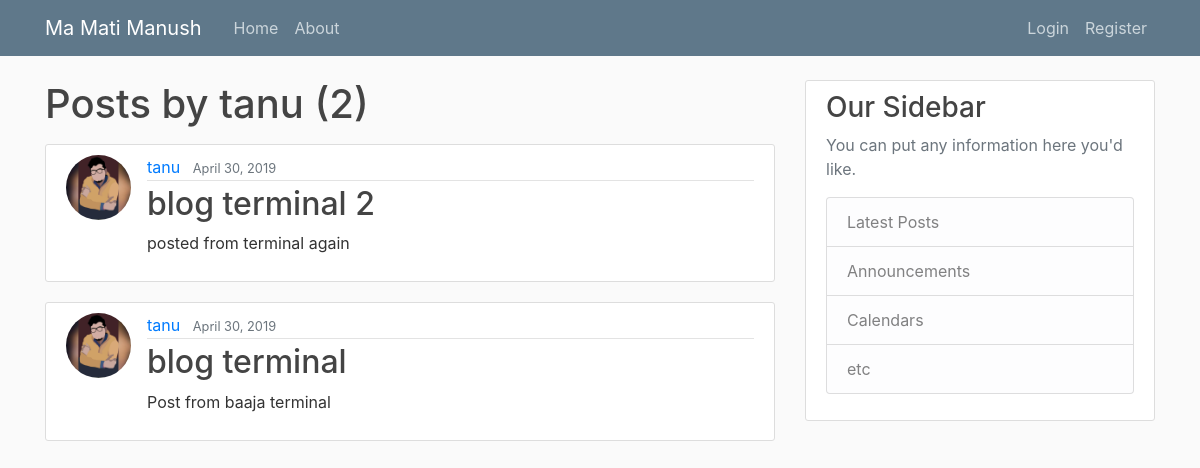
/user/tanu/, run on an earlier commit of the app's database.
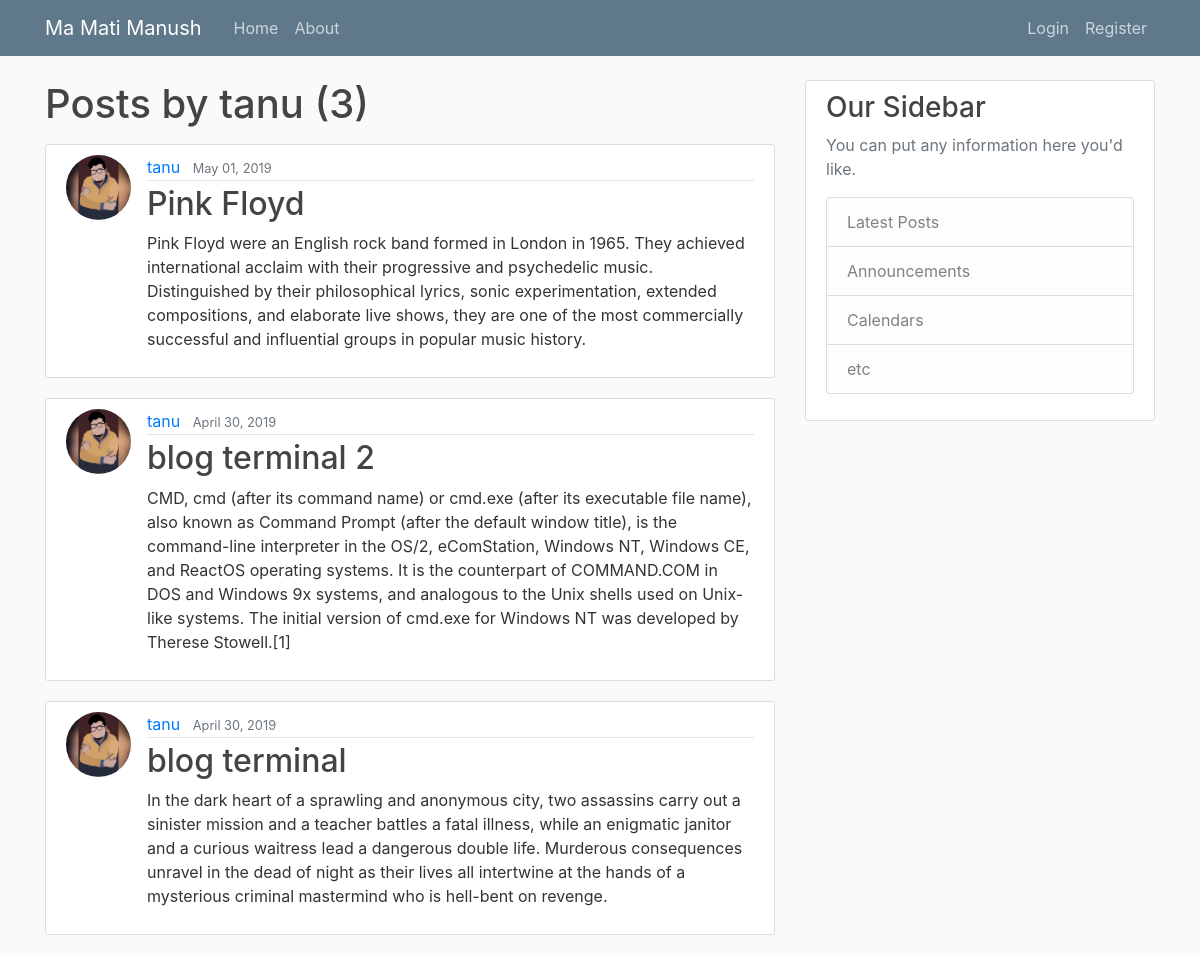
And on a later commit of the database.
### blog/models.py (models this page shows, shortened)
class Post(models.Model):
    title = models.CharField(max_length=100)
    content = models.TextField()
    date_posted = models.DateTimeField(default=timezone.now)
    author = models.ForeignKey(User, on_delete=models.CASCADE)

### users/models.py (models this page shows, shortened)
class Profile(models.Model) :
    user = models.OneToOneField(User, on_delete=models.CASCADE)
    image = models.ImageField(default='default.png', upload_to='profile_pics')

### blog/views.py (the view)
# urls.py: path('user/<str:username>/', UserPostListView.as_view(), name="user-posts"),
class UserPostListView(ListView):
    model = Post
    template_name = 'blog/user_post.html' #by default it looks for <app>/<model>_<view>.html
    context_object_name = 'posts'  # by default it is object
    paginate_by = 5
    def get_queryset(self):
        user = get_object_or_404(User, username=self.kwargs.get('username'))
        return Post.objects.filter(author=user).order_by('-date_posted')

### blog/templates/blog/user_post.html (shortened to what this page needs)
{% extends "blog/base.html" %}
{% block content %}
    <h1 class="mb-3">Posts by {{ view.kwargs.username }} ({{ page_obj.paginator.count }})</h1>
    {% for post in posts %}
        <article class="media content-section">
            <img class="rounded-circle article-img" src = "{{ post.author.profile.image.url }}">
            <div class="media-body">
                <div class="article-metadata">
                <a class="mr-2" href="{% url 'user-posts' post.author.username %}">{{ post.author }}</a>
                <small class="text-muted">{{ post.date_posted|date:"F d, Y" }}</small>
                </div>
                <h2><a class="article-title" href="{% url 'post-detail' post.id %}">{{ post.title }}</a></h2>
                <p class="article-content">{{ post.content }}</p>
            </div>
        </article>
    {% endfor %}
{% endblock content  %}

### blog/templates/blog/base.html (shortened to what this page needs)
{% load static %}
<!DOCTYPE html>
<html>
<head>
    <link rel="stylesheet" href="https://stackpath.bootstrapcdn.com/bootstrap/4.3.1/css/bootstrap.min.css">
    <link rel="stylesheet" type="text/css" href="{% static 'blog/main.css' %}">
</head>
<body>
    <header class="site-header">
        <nav class="navbar navbar-expand-md navbar-dark bg-steel fixed-top">
            <div class="container">
                <a class="navbar-brand mr-4" href="{% url 'blog-home' %}">Ma Mati Manush</a>
                <div class="collapse navbar-collapse" id="navbarToggle">
                    <div class="navbar-nav mr-auto">
                        <a class="nav-item nav-link" href=" {% url 'blog-home' %} ">Home</a>
                        <a class="nav-item nav-link" href=" {% url 'blog-about'  %} ">About</a>
                    </div>
                    <div class="navbar-nav">
                        {% if user.is_authenticated %}
                            <a class="nav-item nav-link" href="{%url 'post-create'%}">New Post</a>
                            <a class="nav-item nav-link" href="{%url 'profile'%}">Update Profile</a>
                            <a class="nav-item nav-link" href="{%url 'logout'%}">Logout</a>
                        {% else %}
                            <a class="nav-item nav-link" href="{%url 'login'%}">Login</a>
                            <a class="nav-item nav-link" href="{%url 'register'%}">Register</a>
                        {% endif %}
                    </div>
                </div>
            </div>
        </nav>
    </header>
        <main role="main" class="container">
            <div class="row">
                <div class="col-md-8">
                {% block content %}{% endblock %}
                </div>
                <div class="col-md-4">
                    <div class="content-section">
                        <h3>Our Sidebar</h3>
                        <p class='text-muted'>You can put any information here you'd like.
                        <ul class="list-group">
                            <li class="list-group-item list-group-item-light">Latest Posts</li>
                            <li class="list-group-item list-group-item-light">Announcements</li>
                            <li class="list-group-item list-group-item-light">Calendars</li>
                            <li class="list-group-item list-group-item-light">etc</li>
                        </ul>
                        </p>
                    </div>
                </div>
            </div>
    </main>
</body>
</html>

### blog/static/blog/main.css (style rules this page uses)
body { background: #fafafa; color: #333333; margin-top: 5rem; }
h1, h2, h3, h4, h5, h6 { color: #444444; }
ul { margin: 0; }
.bg-steel { background-color: #5f788a; }
.site-header .navbar-nav .nav-link { color: #cbd5db; }
.content-section { background: #ffffff; padding: 10px 20px; border: 1px solid #dddddd; border-radius: 3px; margin-bottom: 20px; }
.article-title { color: #444444; }
.article-content { white-space: pre-line; }
.article-img { height: 65px; width: 65px; margin-right: 16px; }
.article-metadata { padding-bottom: 1px; margin-bottom: 4px; border-bottom: 1px solid #e3e3e3 }

What changed in the data, as far as the page shows it:
added Post: author.profile.image (picture), author "tanu", date_posted "May 01, 2019", title "Pink Floyd", content "Pink Floyd were an English rock band formed in London in 1965. They achieved international acclaim with their progressive and psychedelic music. Distinguished by their philosophical lyrics, sonic experimentation, extended compositions, and elaborate live shows, they are one of the most commercially successful and influential groups in popular music history."
changed Post "blog terminal 2": content "posted from terminal again" → "CMD, cmd (after its command name) or cmd.exe (after its executable file name), also known as Command Prompt (after the default window title), is the command-line interpreter in the OS/2, eComStation, Windows NT, Windows CE, and ReactOS operating systems. It is the counterpart of COMMAND.COM in DOS and Windows 9x systems, and analogous to the Unix shells used on Unix-like systems. The initial version of cmd.exe for Windows NT was developed by Therese Stowell.[1]"
changed Post "blog terminal": content "Post from baaja terminal" → "In the dark heart of a sprawling and anonymous city, two assassins carry out a sinister mission and a teacher battles a fatal illness, while an enigmatic janitor and a curious waitress lead a dangerous double life. Murderous consequences unravel in the dead of night as their lives all intertwine at the hands of a mysterious criminal mastermind who is hell-bent on revenge."
Also different on the page:
{{ page_obj.paginator.count }}: "2" → "3"
